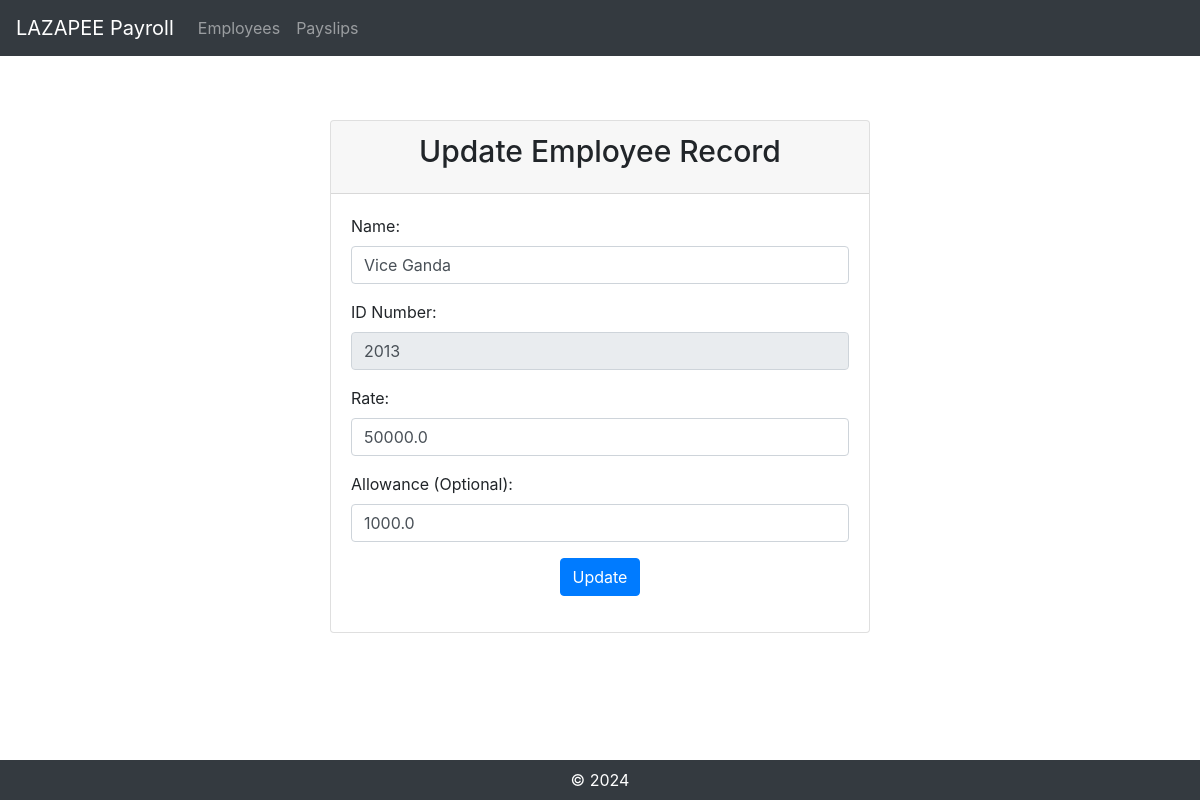
Screenshot of /update_employee/29/ with the database file from the repository.
### payroll_app/models.py (models this page shows, shortened)
class Employee(models.Model):
    name = models.CharField(max_length=300)
    id_number = models.CharField(max_length=300)
    rate = models.FloatField()
    overtime_pay = models.FloatField(null=True)
    allowance = models.FloatField(null=True)
    gross_pay = models.FloatField(null=True)
    '''Methods
getName(self) – returns the name
getID(self) – returns the id_number
getRate(self) – returns the rate
getOvertime(self) – returns the overtime_pay
resetOvertime(self) – sets overtime_pay to 0
getAllowance(self) – returns the allowance
__str__(self) should print:
pk: id_number, rate: rate'''
    def __str__(self):
        return f"pk:{self.id_number}, rate {self.rate}"
    def getName(self):
        return self.name
    def getID(self):
        return self.id_number
    def getRate(self):
        return self.rate
    def getOvertime(self):
        return self.overtime_pay
    def resetOvertime(self):
        self.overtime_pay = 0
        self.save()
        return self.overtime_pay
    def getAllowance(self):
        return self.allowance

### payroll_app/views.py (the view)
# urls.py: path('update_employee/<int:employee_id>/', views.update_employee, name='update_employee'),
def update_employee(request, employee_id):
    employee = get_object_or_404(Employee, id=employee_id)
    if request.method =='POST':
        button = request.POST.get('button')
        if button == 'Update':
             return redirect(reverse('payroll_app:update_employee', kwargs={'employee_id':employee_id}))
    return render(request, 'payroll_app/update_employee.html', {'employee': employee})

### payroll_app/templates/payroll_app/update_employee.html (shortened to what this page needs)
{% extends 'payroll_app/base.html' %}
{% load static %}
{% block content %}
<head>
    <link rel="stylesheet" href="https://stackpath.bootstrapcdn.com/bootstrap/4.5.2/css/bootstrap.min.css">
</head>
<body>
    <div class="container mt-5">
        <div class="row justify-content-center">
            <div class="col-md-6">
                <div class="card">
                    <div class="card-header">
                        <h5 class="card-title text-center">Update Employee Record</h5>
                    </div>
                    <div class="card-body">
                        <form action="{% url 'payroll_app:update_record' employee_id=employee.id %}" method="post"">
                            <div class="form-group">
                                <label for="name">Name:</label>
                                <input type="text" class="form-control" id="name" name="name" value="{{ employee.name }}">
                            </div>
                            <div class="form-group">
                                <label for="id_number">ID Number:</label>
                                <input type="text" class="form-control" id="id_number" name="id_number" value="{{ employee.id_number }}" disabled>
                            </div>
                            <div class="form-group">
                                <label for="rate">Rate:</label>
                                <input type="text" class="form-control" id="rate" name="rate" value="{{ employee.rate }}">
                            </div>
                            <div class="form-group">
                                <label for="allowance">Allowance (Optional):</label>
                                <input type="text" class="form-control" id="allowance" name="allowance" value="{{ employee.allowance }}">
                            </div>
                            <div class="text-center">
                                <button type="submit" class="btn btn-primary" name="button" value="Update">Update</button>
                            </div>
                        </form>
                    </div>
                </div>
            </div>
        </div>
    </div>
</body>
{% endblock %}

### payroll_app/templates/payroll_app/update_employee.html (style rules this page uses)
h5 { font-size: 30px; }

### rows the page displays
Employee: name "Vice Ganda", id_number "2013", rate "50000.0", allowance "1000.0"
